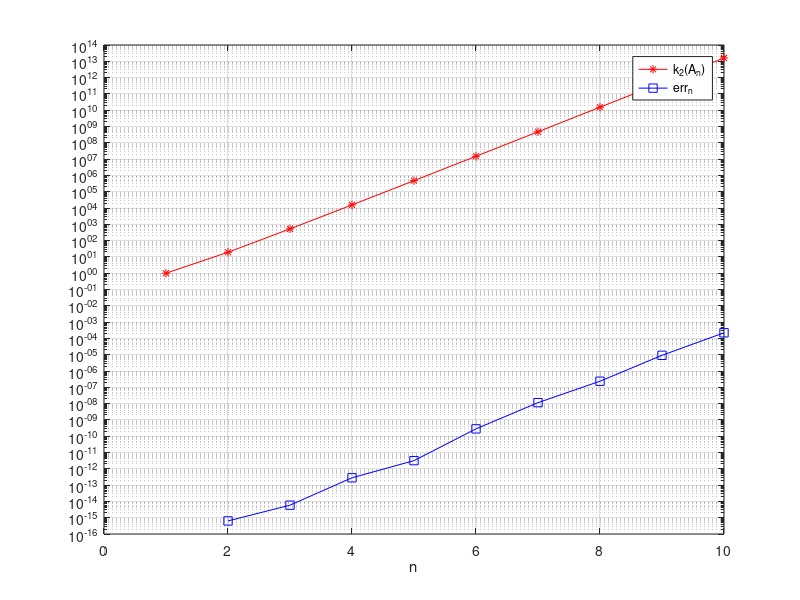
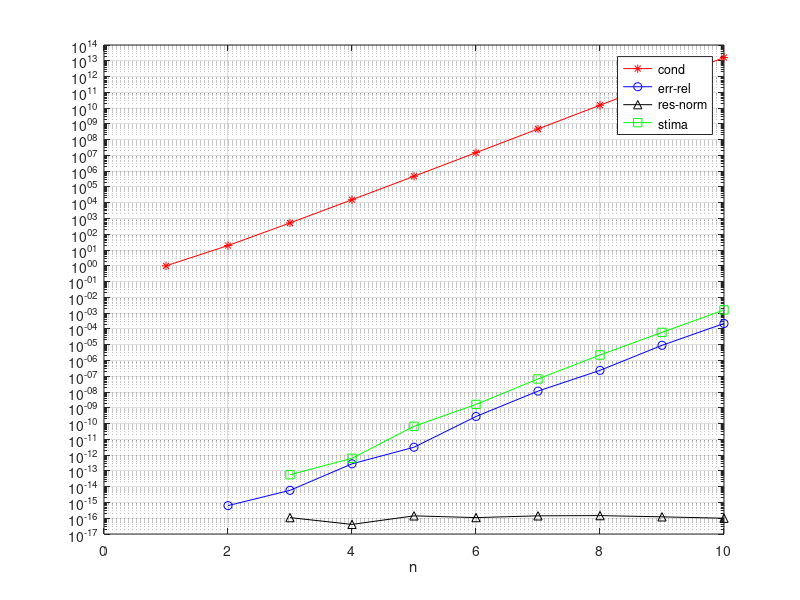

Write the MATLAB code that produced these figures, in order.
nn = 1:10;
%% inizializzo una matrice di Hilbert generico di ordine n
kk = zeros(1,10);

for s = nn
    A = zeros(s);
    % hilb(A)
    for r = 1:s
        for c = 1:s
            A(r,c) = 1/(r+c-1);
        end
    end

    % numero di condizionamento
    k2 = norm(A)*norm(A^(-1));      % questa sarebbe la definizione di norma;
                                    % posso anche utilizzare la funzione
                                    % built-in ovvero cond(A);
    kk(s) = k2;
end

%% grafico semi-logaritmica
semilogy(nn,kk,'-*r')
grid on, xlabel('n')

%% errore relativo
err = zeros(1,10);
KA = zeros(1,10);
for s = nn
    A = hilb(s);
    KA(s) = cond(A);
    xex = ones(s,1);    % vettore colonna
    
    b = A*xex;
    x = A\b;
    err(s) = norm(x-xex)/norm(xex);
    
end

semilogy(nn, KA, '-*r', nn, err, 'b-s')
grid on, xlabel('n'), legend('k_2(A_n)','err_n')

%% residuo
err = zeros(1,10);
KA = zeros(1,10);
res = zeros(1,10);
stima = zeros(1,10);
for s = nn
    A = hilb(s);
    KA(s) = cond(A);
    xex = ones(s,1);
    b = A*xex;
    x = A\b;
    err(s) = norm(x-xex)/norm(xex);
    res(s) = norm(A*x-b)/norm(b);
    stima(s) = KA(s)*res(s);
end

figure;
semilogy(nn,KA,'-*r','DisplayName','cond');
hold on;
semilogy(nn,err,'-ob','DisplayName','err-rel');
semilogy(nn,res,'-^k','DisplayName','res-norm');
semilogy(nn,stima,'-sg','DisplayName','stima');
grid;
xlabel('n');
legend show

    
